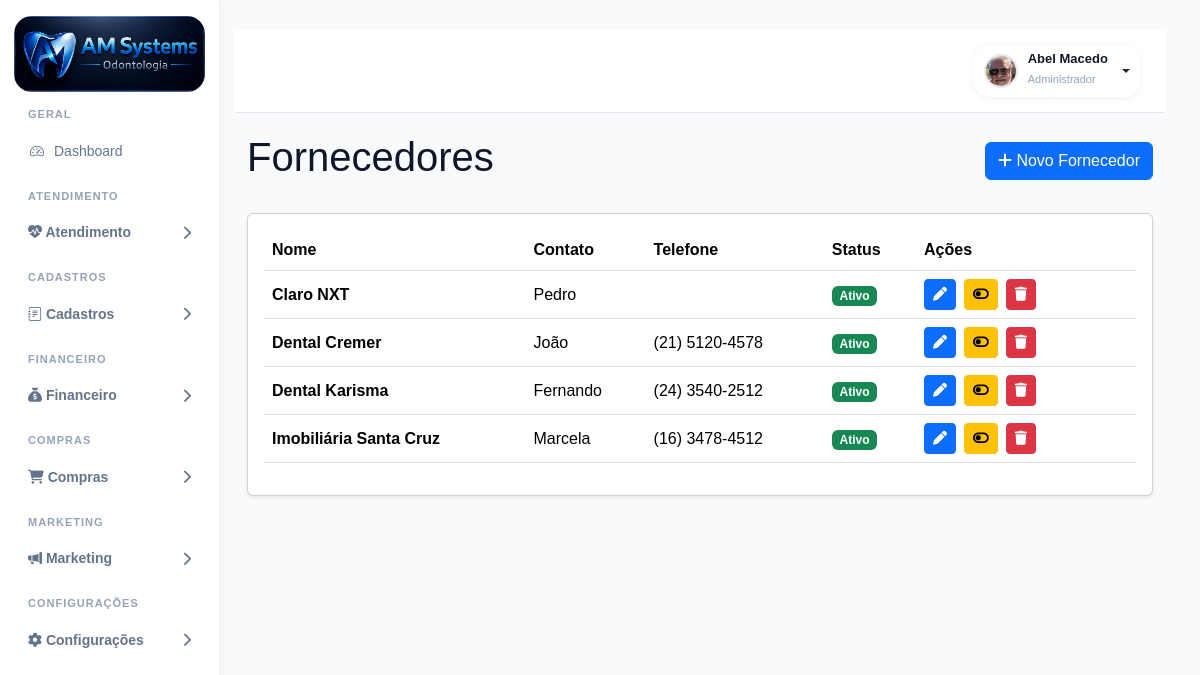
Page /fornecedores/ (signed in) on the committed database.
### accounts/models.py (models this page shows, shortened)
class PerfilUsuario(models.Model):
    usuario = models.OneToOneField(
        User,
        on_delete=models.CASCADE,
        related_name="perfil"
    )
    perfil_acesso = models.ForeignKey(
        Perfil,
        on_delete=models.PROTECT,
        related_name="usuarios",
        verbose_name="Perfil de Acesso",
        blank=True,
        null=True
    )
    ADMIN = "admin"
    GESTOR = "gestor"
    DENTISTA = "dentista"
    SECRETARIA = "secretaria"
    ACD = "acd"
    CONTABILIDADE = "contabilidade"
    MARKETING = "marketing"
    AUDITORIA = "auditoria"
    TIPOS_USUARIO = [
        (ADMIN, "Administrador"),
        (GESTOR, "Gestor"),
        (DENTISTA, "Dentista"),
        (SECRETARIA, "Secretária"),
        (ACD, "Auxiliar de Saúde Bucal"),
        (CONTABILIDADE, "Contabilidade"),
        (MARKETING, "Marketing"),
        (AUDITORIA, "Auditoria"),
    ]
    tipo_usuario = models.CharField(
        max_length=30,
        choices=TIPOS_USUARIO,
        default=SECRETARIA
    )
    cro = models.CharField(
        max_length=20,
        blank=True,
        null=True
    )
    especialidade = models.CharField(
        max_length=100,
        blank=True,
        null=True
    )
    percentual_comissao = models.DecimalField(
        "Comissão (%)",
        max_digits=5,
        decimal_places=2,
        default=40.00,
        help_text="Percentual de comissão do dentista."
    )
    meta_mensal = models.DecimalField(
        "Meta Mensal (R$)",
        max_digits=10,
        decimal_places=2,
        default=0.00,
        help_text="Meta mensal de produção do dentista."
    )
    telefone = models.CharField(
        max_length=20,
        blank=True,
        null=True
    )
    celular = models.CharField(
        max_length=20,
        blank=True,
        null=True
    )
    cpf = models.CharField(
        max_length=14,
        blank=True,
        null=True
    )
    rg = models.CharField(
        max_length=20,
        blank=True,
        null=True
    )
    data_nascimento = models.DateField(
        blank=True,
        null=True
    )
    sexo = models.CharField(
        max_length=20,
        blank=True,
        null=True
    )
    foto = models.ImageField(
        upload_to="usuarios/fotos/",
        blank=True,
        null=True
    )
    assinatura = models.ImageField(
        upload_to="usuarios/assinaturas/",
        blank=True,
        null=True
    )
    cep = models.CharField(
        max_length=10,
        blank=True,
        null=True
    )
    logradouro = models.CharField(
        max_length=255,
        blank=True,
        null=True
    )
    numero = models.CharField(
        max_length=20,
        blank=True,
        null=True
    )
    complemento = models.CharField(
        max_length=100,
        blank=True,
        null=True
    )
    bairro = models.CharField(
        max_length=100,
        blank=True,
        null=True
    )
    cidade = models.CharField(
        max_length=100,
        blank=True,
        null=True
    )
    uf = models.CharField(
        max_length=2,
        blank=True,
        null=True
    )
    cro_uf = models.CharField(
        max_length=2,
        blank=True,
        null=True
    )
    ativo = models.BooleanField(
        default=True
    )
    somente_leitura = models.BooleanField(
        default=False
    )
    criado_em = models.DateTimeField(
        auto_now_add=True
    )
    atualizado_em = models.DateTimeField(
        auto_now=True
    )

class Fornecedor(models.Model):
    nome = models.CharField(
        max_length=200
    )
    razao_social = models.CharField(
        max_length=200,
        blank=True,
        null=True
    )
    cnpj = models.CharField(
        max_length=18,
        blank=True,
        null=True,
        db_index=True
    )
    contato = models.CharField(
        max_length=100,
        blank=True,
        null=True
    )
    telefone = models.CharField(
        max_length=20,
        blank=True,
        null=True
    )
    celular = models.CharField(
        max_length=20,
        blank=True,
        null=True
    )
    email = models.EmailField(
        blank=True,
        null=True
    )
    cep = models.CharField(
        max_length=10,
        blank=True,
        null=True
    )
    logradouro = models.CharField(
        max_length=255,
        blank=True,
        null=True
    )
    numero = models.CharField(
        max_length=20,
        blank=True,
        null=True
    )
    complemento = models.CharField(
        max_length=100,
        blank=True,
        null=True
    )
    bairro = models.CharField(
        max_length=100,
        blank=True,
        null=True
    )
    cidade = models.CharField(
        max_length=100,
        blank=True,
        null=True
    )
    uf = models.CharField(
        max_length=2,
        blank=True,
        null=True
    )
    ativo = models.BooleanField(
        default=True
    )
    criado_em = models.DateTimeField(
        auto_now_add=True
    )

### accounts/views.py (the view)
@login_required
@permissao_required("fornecedores", "visualizar")
def fornecedores(request):
    fornecedores = Fornecedor.objects.order_by(
        'nome'
    )
    context = {
        'fornecedores': fornecedores
    }
    return render(
        request,
        'accounts/fornecedores.html',
        context
    )

### accounts/templates/accounts/fornecedores.html
{% extends 'accounts/base.html' %}
{% block content %}
<div class="container-fluid">
    <div class="d-flex justify-content-between align-items-center mb-4">
        <h1>Fornecedores</h1>
        <a href="{% url 'novo_fornecedor' %}" class="btn btn-primary">
            <i class="fa-solid fa-plus"></i>
            Novo Fornecedor
        </a>
    </div>
    <div class="card shadow-sm">
        <div class="card-body">
            <table class="table table-hover align-middle">
                <thead>
                    <tr>
                        <th>Nome</th>
                        <th>Contato</th>
                        <th>Telefone</th>
                        <th>Status</th>
                        <th width="220">
                            Ações
                        </th>
                    </tr>
                </thead>
                <tbody>
                    {% for fornecedor in fornecedores %}
                    <tr>
                        <td>
                            <strong>
                                {{ fornecedor.nome }}
                            </strong>
                        </td>
                        <td>
                            {{ fornecedor.contato }}
                        </td>
                        <td>
                            {{ fornecedor.telefone }}
                        </td>
                        <td>
                            {% if fornecedor.ativo %}
                            <span class="badge bg-success">
                                Ativo
                            </span>
                            {% else %}
                            <span class="badge bg-danger">
                                Inativo
                            </span>
                            {% endif %}
                        </td>
                        <td>
                            <div class="d-flex gap-2">
                                <a href="{% url 'editar_fornecedor' fornecedor.id %}" class="btn btn-sm btn-primary">
                                    <i class="fa-solid fa-pen"></i>
                                </a>
                                {% if fornecedor.ativo %}
                                <a href="{% url 'alterar_status_fornecedor' fornecedor.id %}"
                                    class="btn btn-sm btn-warning"
                                    onclick="return confirm('Deseja inativar este fornecedor?')">
                                    <i class="fa-solid fa-toggle-off"></i>
                                </a>
                                {% else %}
                                <a href="{% url 'alterar_status_fornecedor' fornecedor.id %}"
                                    class="btn btn-sm btn-success"
                                    onclick="return confirm('Deseja ativar este fornecedor?')">
                                    <i class="fa-solid fa-toggle-on"></i>
                                </a>
                                {% endif %}
                                <a href="{% url 'excluir_fornecedor' fornecedor.id %}" class="btn btn-sm btn-danger"
                                    onclick="return confirm('Deseja excluir este fornecedor?')">
                                    <i class="fa-solid fa-trash"></i>
                                </a>
                            </div>
                        </td>
                    </tr>
                    {% empty %}
                    <tr>
                        <td colspan="5" class="text-center">
                            Nenhum fornecedor cadastrado.
                        </td>
                    </tr>
                    {% endfor %}
                </tbody>
            </table>
        </div>
    </div>
</div>
{% endblock %}

### accounts/templates/accounts/base.html (shortened to what this page needs)
{% load static %}
{% load permissions_tags %}
<!DOCTYPE html>
<html lang="pt-br">
<head>
    <link href="https://cdn.jsdelivr.net/npm/bootstrap@5.3.3/dist/css/bootstrap.min.css" rel="stylesheet">
    <link rel="stylesheet" href="https://cdn.jsdelivr.net/npm/bootstrap-icons@1.11.3/font/bootstrap-icons.min.css">
    <link rel="stylesheet" href="https://cdnjs.cloudflare.com/ajax/libs/font-awesome/6.5.2/css/all.min.css">
    <link rel="stylesheet" href="{% static 'css/style.css' %}">
    <link rel="stylesheet" href="{% static 'css/pacientes.css' %}">
    <link rel="stylesheet" href="{% static 'css/odontograma.css' %}">
    <link rel="stylesheet" href="{% static 'css/anamnese.css' %}">
    <link rel="stylesheet" href="{% static 'css/ficha_clinica.css' %}">
    <link href="https://cdn.jsdelivr.net/npm/fullcalendar@6.1.15/index.global.min.css" rel="stylesheet">
</head>
<body>
    <div class="dashboard-wrapper">
        {% with perfil=request.user.perfil.tipo_usuario %}
        <aside class="sidebar">
            <div class="logo-area">
                <img src="{% static 'img/logo.png' %}" alt="Logo">
            </div>
<ul class="sidebar-menu">
    <div class="sidebar-section">
        GERAL
    </div>
    <li class="{% if 'dashboard' in request.path %}active{% endif %}">
        <a href="{% url 'dashboard' %}">
            <i class="bi bi-speedometer2"></i>
            <span>Dashboard</span>
        </a>
    </li>
<div class="sidebar-section">
    ATENDIMENTO
</div>
<li class="menu-group">
    <button class="menu-toggle">
        <span>
            <i class="bi bi-heart-pulse-fill"></i>
            Atendimento
        </span>
        <i class="fa-solid fa-chevron-right"></i>
    </button>
        {% possui_permissao request.user 'agenda' as pode_ver_agenda %}
        {% possui_permissao request.user 'pacientes' as pode_ver_pacientes %}
        {% possui_permissao request.user 'orcamentos' as pode_ver_orcamentos %}
        {% possui_permissao request.user 'relatorios' as pode_ver_relatorios %}
</li>
<div class="sidebar-section">
    CADASTROS
</div>
<li class="menu-group">
    <button class="menu-toggle">
        <span>
            <i class="bi bi-journal-text"></i>
            Cadastros
        </span>
        <i class="fa-solid fa-chevron-right"></i>
    </button>
        {% possui_permissao request.user 'procedimentos' as pode_ver_procedimentos %}
        {% possui_permissao request.user 'convenios' as pode_ver_convenios %}
</li>
{% possui_permissao request.user 'contas_pagar' as pode_contas_pagar %}
{% possui_permissao request.user 'contas_receber' as pode_contas_receber %}
{% possui_permissao request.user 'caixa' as pode_ver_caixa %}
{% if pode_contas_pagar or pode_contas_receber or pode_ver_caixa %}
<div class="sidebar-section">
    FINANCEIRO
</div>
<li class="menu-group">
    <button class="menu-toggle">
        <span>
            <i class="fa-solid fa-sack-dollar"></i>
            Financeiro
        </span>
        <i class="fa-solid fa-chevron-right"></i>
    </button>
       {% possui_permissao request.user "livro_caixa" "visualizar" as pode_ver_livro_caixa %}
</li>
{% endif %}
{% possui_permissao request.user 'fornecedores' as pode_ver_fornecedores %}
{% possui_permissao request.user 'produtos' as pode_ver_produtos %}
{% possui_permissao request.user 'compras' as pode_ver_compras %}
{% possui_permissao request.user 'estoque' as pode_ver_estoque %}
{% possui_permissao request.user 'movimentacoes_estoque' as pode_ver_movimentacoes %}
{% possui_permissao request.user 'produtos_criticos' as pode_ver_produtos_criticos %}
{% possui_permissao request.user 'lotes' as pode_ver_lotes %}
{% if pode_ver_fornecedores or pode_ver_produtos or pode_ver_compras or pode_ver_estoque or pode_ver_movimentacoes or pode_ver_produtos_criticos or pode_ver_lotes %}
<div class="sidebar-section">
    COMPRAS
</div>
<li class="menu-group">
    <button class="menu-toggle">
        <span>
            <i class="fa-solid fa-cart-shopping"></i>
            Compras
        </span>
        <i class="fa-solid fa-chevron-right"></i>
    </button>
</li>
{% endif %}
{% possui_permissao request.user 'marketing' as pode_marketing %}
{% if pode_marketing %}
<div class="sidebar-section">
    MARKETING
</div>
<li class="menu-group">
    <button class="menu-toggle">
        <span>
            <i class="bi bi-megaphone-fill"></i>
            Marketing
        </span>
        <i class="fa-solid fa-chevron-right"></i>
    </button>
</li>
{% endif %}
{% possui_permissao request.user 'configuracao_clinica' as pode_configuracao_clinica %}
{% possui_permissao request.user 'metas_dentistas' as pode_metas_dentistas %}
{% possui_permissao request.user 'usuarios' as pode_usuarios %}
{% possui_permissao request.user 'perfis' as pode_perfis %}
{% if pode_configuracao_clinica or pode_metas_dentistas or pode_usuarios or pode_perfis %}
<div class="sidebar-section">
    CONFIGURAÇÕES
</div>
<li class="menu-group">
    <button class="menu-toggle">
        <span>
            <i class="fa-solid fa-gear"></i>
            Configurações
        </span>
        <i class="fa-solid fa-chevron-right"></i>
    </button>
</li>
{% endif %}
            </ul>
            {% endwith %}
        </aside>
        <main class="main-content">
            <div class="topbar">
                <div class="d-flex justify-content-end align-items-center">
                    {% if request.user.is_authenticated %}
                    <div class="dropdown">
                        <button class="btn profile-dropdown-btn dropdown-toggle" type="button" data-bs-toggle="dropdown"
                            aria-expanded="false">
                            {% if request.user.perfil.foto %}
                            <img src="{{ request.user.perfil.foto.url }}" alt="Foto" class="profile-avatar">
                            {% else %}
                            <div class="profile-avatar-placeholder"></div>
                            {% endif %}
                            <div class="text-start">
                                <div class="profile-user-name">
                                    {% if request.user.first_name and request.user.last_name %}
                                    {{ request.user.first_name }} {{ request.user.last_name }}
                                    {% elif request.user.first_name %}
                                    {{ request.user.first_name }}
                                    {% else %}
                                    {{ request.user.username }}
                                    {% endif %}
                                </div>
                                <small class="profile-user-role">
                                    {{ request.user.perfil.get_tipo_usuario_display }}
                                </small>
                            </div>
                        </button>
                    </div>
                    {% endif %}
                </div>
            </div>
            {% block content %}
            {% endblock %}
        </main>
    </div>
</body>
</html>

### rows in the picture
Fornecedor: nome "Claro NXT", contato "Pedro", ativo "Ativo"
Fornecedor: nome "Dental Cremer", contato "João", telefone "(21) 5120-4578", ativo "Ativo"
Fornecedor: nome "Dental Karisma", contato "Fernando", telefone "(24) 3540-2512", ativo "Ativo"
Fornecedor: nome "Imobiliária Santa Cruz", contato "Marcela", telefone "(16) 3478-4512", ativo "Ativo"

### other values in the picture
{{ request.user.first_name }} "Abel Macedo"
{{ request.user.perfil.get_tipo_usuario_display }} "Administrador"
